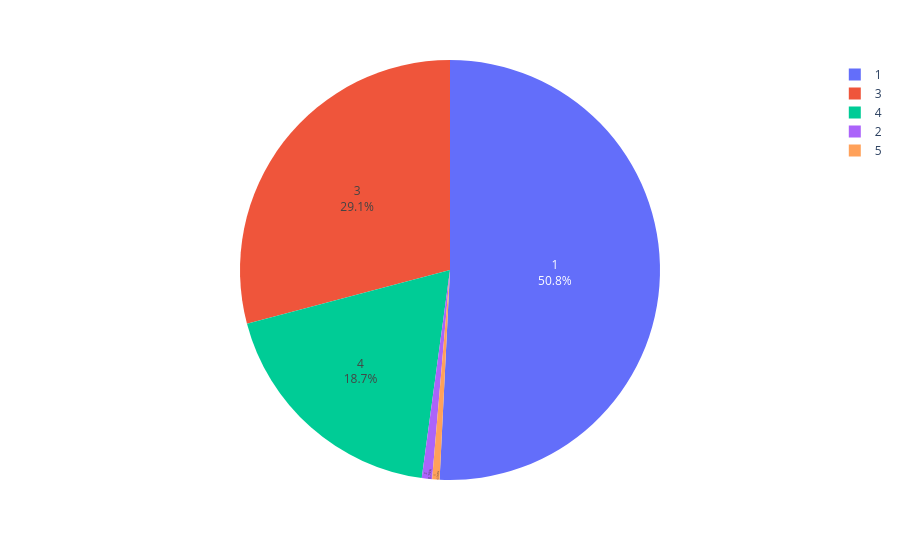

The notebook cell this image was saved under:
### Markdown cell above
## Majority of samples were collected in study site 1

### Code cell
piechart(dataframe=df, y='Site', hue=None)

### Figure 1 — Plotly figure (JSON) as saved in the notebook; plotly's stock layout.template omitted (floating-point values rounded to 4 significant figures; data arrays with more than 128 entries replaced by an {"elided": "..."} marker saying what was removed)
{"data": [{"domain": {"x": [0, 1], "y": [0, 1]}, "hovertemplate": "Site=%{label}<extra></extra>", "labels": {"elided": "4050 int values"}, "legendgroup": "", "name": "", "showlegend": true, "textinfo": "percent+label", "textposition": "inside", "type": "pie"}], "layout": {"legend": {"tracegroupgap": 0}, "margin": {"t": 60}}}
